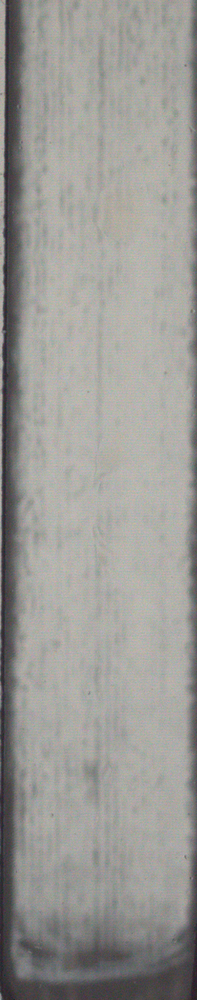
#> input picture model/data/tmp/MixingTimeTest/Measurement/MT_Test/Calibration/EmptyCalibration.bmp, 197 x 1000 px, shrunk from 375 x 1900 before the run
$ python -i preprocessor.py   (imports and definitions only)
#> lines starting #> are read from the running program, lines starting #| are printed output that depends on the picture; after the words box and inside, x2 and y2 are one past the last pixel; in counts of white or black regions, pixels touching at a corner belong together
import cv2
import os

class Preprocessor:
    """Preprocesses a given image for the Bubble Sizer Pipeline. Returns a img (MatLike) for further processing."""

    def __init__(self, path, calibpath = None) -> None:

        self.imgpath = path

        self.calibpath = calibpath

        if os.path.exists(self.imgpath):
            self.img = cv2.imread(self.imgpath, cv2.IMREAD_ANYCOLOR | cv2.IMREAD_ANYDEPTH)
#> self.img is the input picture: shape (1000, 197, 3); mean B, G, R 149.3, 153.4, 154.5

        else:
            return

        if self.calibpath is not None:
            if os.path.exists(self.calibpath):
                self.calibimg = cv2.imread(self.calibpath, cv2.IMREAD_ANYCOLOR | cv2.IMREAD_ANYDEPTH)

    def preprocess(self) -> cv2.Mat:

        # If we have a calibration image we take it as background substract else we do it normally
        if self.calibpath is not None:

            # Step 1: Convert to grayscale
            self.calib_converter()

            # Step 2: Denoising, demosaicing
            self.calib_enhance()

            # Step 3: Substract img from another
            self.calib_calibrate()

            # Step 4: Binarize
            self.binarize()

        else:

            self.normal_converter()

            self.normal_enhance()

            self.binarize()

        return self.img

    ### This is without calibration image
    def normal_converter(self) -> None:
        """Determines colorspace and converts accordingly."""
        self.img = cv2.cvtColor(self.img, cv2.COLOR_RGB2GRAY)
#> self.img: shape (1000, 197)

    def normal_enhance(self) -> None:
        """Does basic image enhancement."""
        self.img = cv2.GaussianBlur(self.img, (5,5), 0)

    ### This is for having a calibration image
    def calib_converter(self) -> None:
        """Determines colorspace and converts accordingly."""
        self.img = cv2.cvtColor(self.img, cv2.COLOR_RGB2GRAY)
        self.calibimg = cv2.cvtColor(self.calibimg, cv2.COLOR_RGB2GRAY)

    def calib_enhance(self) -> None:
        """Does basic image enhancement."""
        self.img = cv2.fastNlMeansDenoising(self.img, None, 10, 7, 21)
        self.calibimg = cv2.fastNlMeansDenoising(self.calibimg, None, 10, 7, 21)

    def calib_calibrate(self) -> None:

        # Subtract the images
        self.img = cv2.absdiff(self.calibimg, self.img)
        self.img = cv2.bitwise_not(self.img)

    def binarize(self) -> None:
        """Image Binarization"""
        _, self.img = cv2.threshold(self.img, 0, 255, cv2.THRESH_BINARY_INV+cv2.THRESH_OTSU)
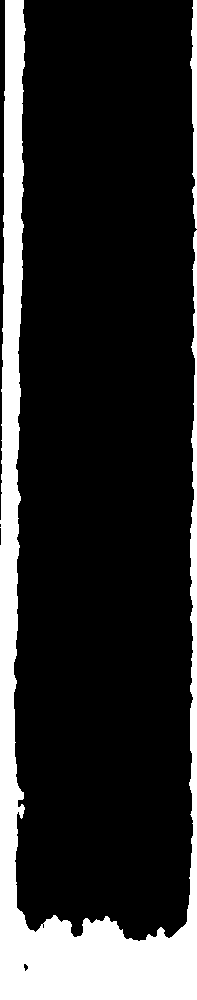
#> self.img: shape (1000, 197); 17.9% white; 2 white regions, box (x1, y1, x2, y2) and area: (0, 0, 197, 1000) 34269, (190, 0, 197, 229) 996

>>> result = Preprocessor('../../../../model/data/tmp/MixingTimeTest/Measurement/MT_Test/Calibration/EmptyCalibration.bmp').preprocess()
